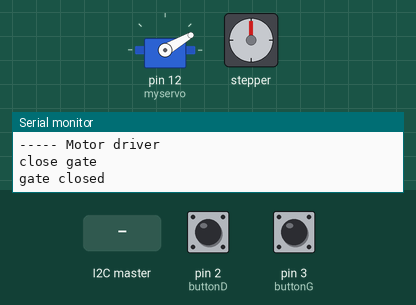
This sketch was run on a simulated Arduino Uno, built with avr-gcc and run on an emulated ATmega328P. On the bench: servo, stepper motor, the last lines printed to the serial monitor. Inputs (shaded band) come from the test bench; at power-on: pin 2 (buttonD) LOW, pin 3 (buttonG) LOW. Stepper angles assume 2038 steps per turn.

Above: at 1.4 s.
1.5 s: pin 2 (buttonD) pulled HIGH for 0.15 s
At 1.67 s:
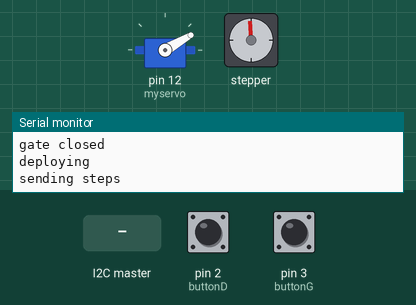
4.5 s: pin 3 (buttonG) pulled HIGH for 1 s
7.0 s: the I2C master sends the byte 1
At 7.52 s:
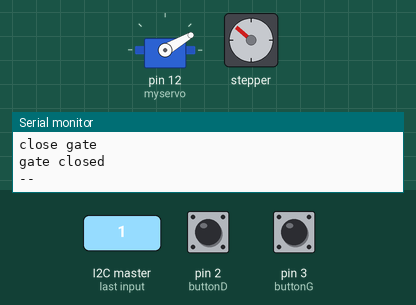
10.0 s: pin 2 (buttonD) pulled HIGH for 1 s
At 10.77 s:
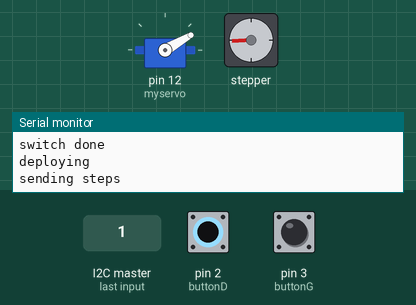
13.0 s: pin 3 (buttonG) pulled HIGH for 0.15 s
At 14.4 s:
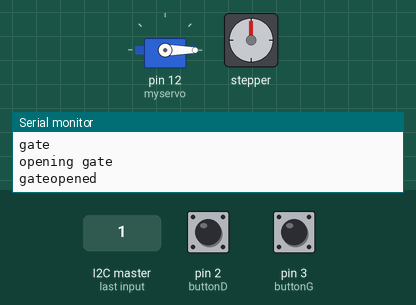
14.7 s: pin 2 (buttonD) pulled HIGH for 0.15 s
At 14.85 s:
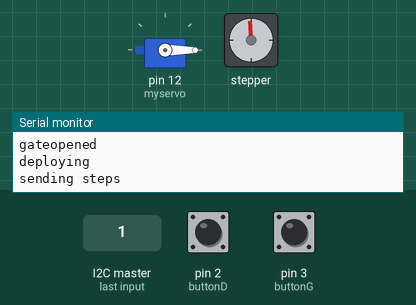
Timing chart, 0 to 18.6 s (numbered marks = the images above; inputs shaded):
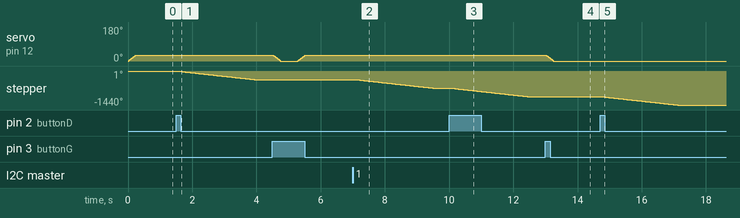

Measured:
- after the input at 1.5 s, stepper: turns 360° counter-clockwise in 2.4 s, starting at once
- after the input at 7.0 s, stepper: turns 360° counter-clockwise in 2.4 s, starting after 0.07 s
- after the input at 10.0 s, stepper: turns 360° counter-clockwise in 2.4 s, starting at once
- after the input at 13.0 s, servo on pin 12 (myservo): 30° → 0° at once
- after the input at 14.7 s, stepper: turns 360° counter-clockwise in 2.4 s, starting at once

The sketch:

motor.ino
```cpp
#include <Wire.h>
#include <Stepper.h>
#include <Servo.h>


const int I2C_DISP_ADDR=10;
const int I2C_MOTOR_ADDR=11;
const int GATEOPEN = 0;
const int GATECLOSE = 1;

// these are signals from the controller
const int MTR_DISPENSE=1;
const int MTR_OPEN=2;
const int MTR_CLOSE=3;

Servo myservo;

const int stepsPerRevolution = 2038;

// Creates an instance of stepper class
// Pins entered in sequence IN1-IN3-IN2-IN4 for proper step sequence
Stepper myStepper = Stepper(stepsPerRevolution, 8, 10, 9, 11);
const int buttonD = 2;
const int buttonG = 3;

// gateState uses the defined const above
int gateState;


void setup() {
    Serial.begin(9600);
    Serial.println("----- Motor driver");
    pinMode(buttonG, INPUT);
    pinMode(buttonD, INPUT);
    myservo.attach(12);
    closeGate();
    Wire.begin(I2C_MOTOR_ADDR);

    myStepper.setSpeed(25);
    Wire.onReceive(receiveEvents);
}

void loop() {

    //Serial.println("loop");
    if (digitalRead(buttonD) == HIGH) {
        Serial.println("deploying");
        rotate();
        Serial.println("delay");
        delay(500);
    }

    if (digitalRead(buttonG) == HIGH) {
        Serial.println("gate");
        if (gateState == GATEOPEN) {
            closeGate();
        } else {
            openGate();
        }
        delay(500);
    }

    delay(25);
}

void receiveEvents(int numBytes) {
    Serial.println("---> recieved events");
    Serial.println(numBytes);
    delay(1000);

    int n;
    n = Wire.read();
    Serial.println(n);
    delay(5000);
    switch (n) {
        case MTR_DISPENSE:
            Serial.println("want to send");
            //rotate();
            myStepper.step(-stepsPerRevolution);
            break;
        case MTR_OPEN:
            openGate();
            break;
        case MTR_CLOSE:
            closeGate();
            break;
        default:
            Serial.println("unknown");
            break;
    }
    Serial.println("switch done");
    delay(150);
}

void rotate() {
    Serial.println("sending steps");
    myStepper.step(-stepsPerRevolution);
}

void openGate() {
    Serial.println("opening gate");
    int pos;
    for (pos = 30; pos >= 0; pos -= 2) {
        myservo.write(pos);              // tell servo to go to position in variable 'pos'
        delay(15);                       // waits 15ms for the servo to reach the position
    }
    myservo.write(0);
    Serial.println("gateopened");
    gateState = GATEOPEN;
}

void closeGate() {
    Serial.println("close gate");
    int pos;
    for (pos = 0; pos <= 30; pos += 2) {
        myservo.write(pos);
        delay(15);
    }
    myservo.write(30);
    Serial.println("gate closed");
    gateState = GATECLOSE;
}
```
